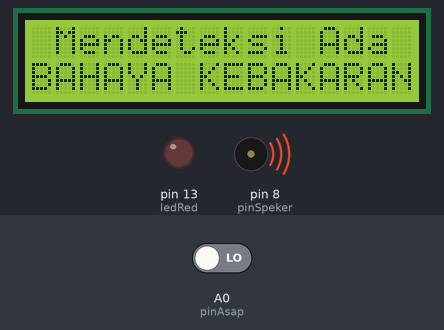
This sketch was run on a simulated Arduino Uno, built with avr-gcc and run on an emulated ATmega328P. Parts: 16×2 character LCD, output pins drawn as LEDs (lit = HIGH), buzzer (waves = sounding). Dashed ring = blinking. The test bench sets the inputs (shaded band); at power-on: A0 (pinAsap) LOW.

Above: at 1.2 s.
1.3 s: A0 (pinAsap) driven HIGH
At 3.2 s:
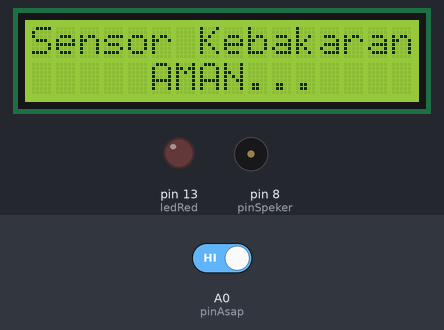
3.5 s: A0 (pinAsap) driven LOW
At 4.4 s:
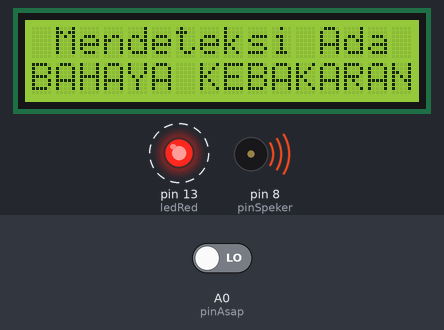
Timing chart, 0 to 13.5 s (numbered marks = the images above; inputs shaded):
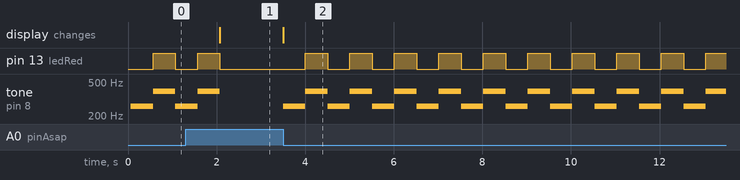

The sketch:

AlarmGas.ino
```cpp
//Alarm Kebakaran MQ-2
#include <LiquidCrystal.h>                   //memanggil library LCD
LiquidCrystal lcd(12, 11, 5, 4, 3, 2);       //mendeklarasikan pin arduino yang terhubung ke lcd

const int pinAsap = A0;                      //inisialisasi pin sensor
const int pinSpeker = 8;                     //inisialisasi pin speker
const int ledRed = 13;                       //inisialisasi pin LED

void setup() {
lcd.begin(16, 2);                            //Program menyalakan LCD 16x2
pinMode (ledRed, OUTPUT);                    //menetapkan pin 13 sebagai output
}

void loop() {
//Membaca data dari pin yang dihubungkan ke sensor
int dataAnalog = digitalRead (pinAsap);

//program untuk mengirimkan informasi aman ke LCD
if (dataAnalog == 1) {
  lcd.setCursor (0,0);
  lcd.print ("Sensor Kebakaran");
  lcd.setCursor (0,1);
  lcd.print ("     AMAN...    ");
  noTone(pinSpeker);
  digitalWrite (ledRed, LOW);
}

//program untuk mengirimkan informasi bahaya ke LCD
else if (dataAnalog == 0){
lcd.setCursor (0,0);
lcd.print (" Mendeteksi Ada ");
lcd.setCursor (0,1);
lcd.print ("BAHAYA KEBAKARAN");

//program untuk menyalakan sirine
  // matikan LED
  digitalWrite( ledRed, LOW );
  // mainkan nada di pin#8 dg. frekuensi 261Hz selama 500 ms
  tone( pinSpeker, 261 );
  delay( 500 );
  // nyalakan LED
  digitalWrite( ledRed, HIGH );
  // mainkan nada di pin#8 dg. frekuensi 392Hz selama 500 ms
  tone( pinSpeker, 392 );
  delay( 500 );
}

}
```

Measured:
- after the input at 1.3 s, pin 13 (ledRed): goes on until 2.1 s, then stays LOW; the display: changes after 0.78 s (image 1)
- after the input at 3.5 s, pin 13 (ledRed): alternates HIGH for 0.50 s and LOW for 0.50 s, starting after 0.51 s; tone on pin 8 (pinSpeker): alternates 392 Hz for 0.50 s and 261 Hz for 0.50 s, starting at once; the display: changes at once (image 2)
